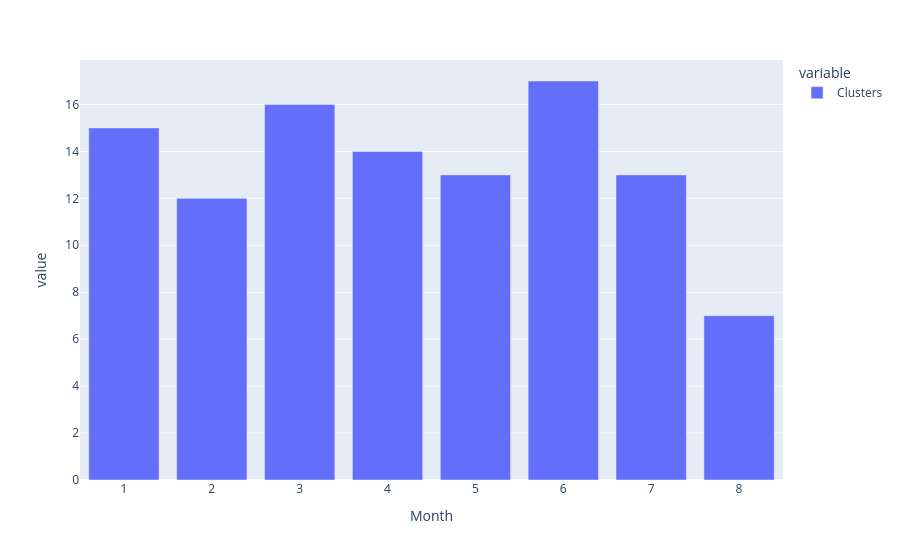

Write notebook code for a chart like this one.
### Code cell
px.bar(claims.groupby("Month").agg({"Clusters": get_size_unique_clusters_from_series}))

### Figure 1 — Plotly figure (JSON) as saved in the notebook; plotly's stock layout.template omitted (floating-point values rounded to 4 significant figures)
{"data": [{"hovertemplate": "variable=Clusters<br>Month=%{x}<br>value=%{y}<extra></extra>", "legendgroup": "Clusters", "marker": {"color": "#636efa", "pattern": {"shape": ""}}, "name": "Clusters", "orientation": "v", "showlegend": true, "textposition": "auto", "type": "bar", "x": [1, 2, 3, 4, 5, 6, 7, 8], "xaxis": "x", "y": [15, 12, 16, 14, 13, 17, 13, 7], "yaxis": "y"}], "layout": {"barmode": "relative", "legend": {"title": {"text": "variable"}, "tracegroupgap": 0}, "margin": {"t": 60}, "xaxis": {"anchor": "y", "domain": [0, 1], "title": {"text": "Month"}}, "yaxis": {"anchor": "x", "domain": [0, 1], "title": {"text": "value"}}}}
